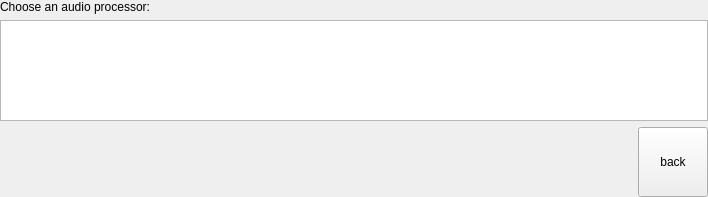
<?xml version="1.0" encoding="UTF-8"?>
<ui version="4.0">
 <class>NewAudioProcessorWidgetClass</class>
 <widget class="QWidget" name="NewAudioProcessorWidgetClass">
  <property name="geometry">
   <rect>
    <x>0</x>
    <y>0</y>
    <width>708</width>
    <height>197</height>
   </rect>
  </property>
  <layout class="QVBoxLayout" name="verticalLayout">
   <property name="leftMargin">
    <number>0</number>
   </property>
   <property name="topMargin">
    <number>0</number>
   </property>
   <property name="rightMargin">
    <number>0</number>
   </property>
   <property name="bottomMargin">
    <number>0</number>
   </property>
   <item>
    <widget class="QLabel" name="labelPluginsTitle">
     <property name="minimumSize">
      <size>
       <width>0</width>
       <height>0</height>
      </size>
     </property>
     <property name="text">
      <string>Choose an audio processor:</string>
     </property>
    </widget>
   </item>
   <item>
    <widget class="QListWidget" name="listConnections">
     <property name="frameShadow">
      <enum>QFrame::Plain</enum>
     </property>
     <property name="lineWidth">
      <number>0</number>
     </property>
     <property name="horizontalScrollBarPolicy">
      <enum>Qt::ScrollBarAlwaysOff</enum>
     </property>
     <property name="editTriggers">
      <set>QAbstractItemView::DoubleClicked|QAbstractItemView::EditKeyPressed</set>
     </property>
     <property name="showDropIndicator" stdset="0">
      <bool>false</bool>
     </property>
     <property name="selectionRectVisible">
      <bool>true</bool>
     </property>
    </widget>
   </item>
   <item>
    <layout class="QHBoxLayout" name="horizontalLayout_2">
     <property name="bottomMargin">
      <number>0</number>
     </property>
     <item>
      <spacer name="horizontalSpacer">
       <property name="orientation">
        <enum>Qt::Horizontal</enum>
       </property>
       <property name="sizeHint" stdset="0">
        <size>
         <width>40</width>
         <height>20</height>
        </size>
       </property>
      </spacer>
     </item>
     <item>
      <widget class="QPushButton" name="buttonBack">
       <property name="minimumSize">
        <size>
         <width>70</width>
         <height>70</height>
        </size>
       </property>
       <property name="maximumSize">
        <size>
         <width>70</width>
         <height>70</height>
        </size>
       </property>
       <property name="text">
        <string notr="true">back</string>
       </property>
      </widget>
     </item>
    </layout>
   </item>
  </layout>
 </widget>
 <resources/>
 <connections/>
</ui>
